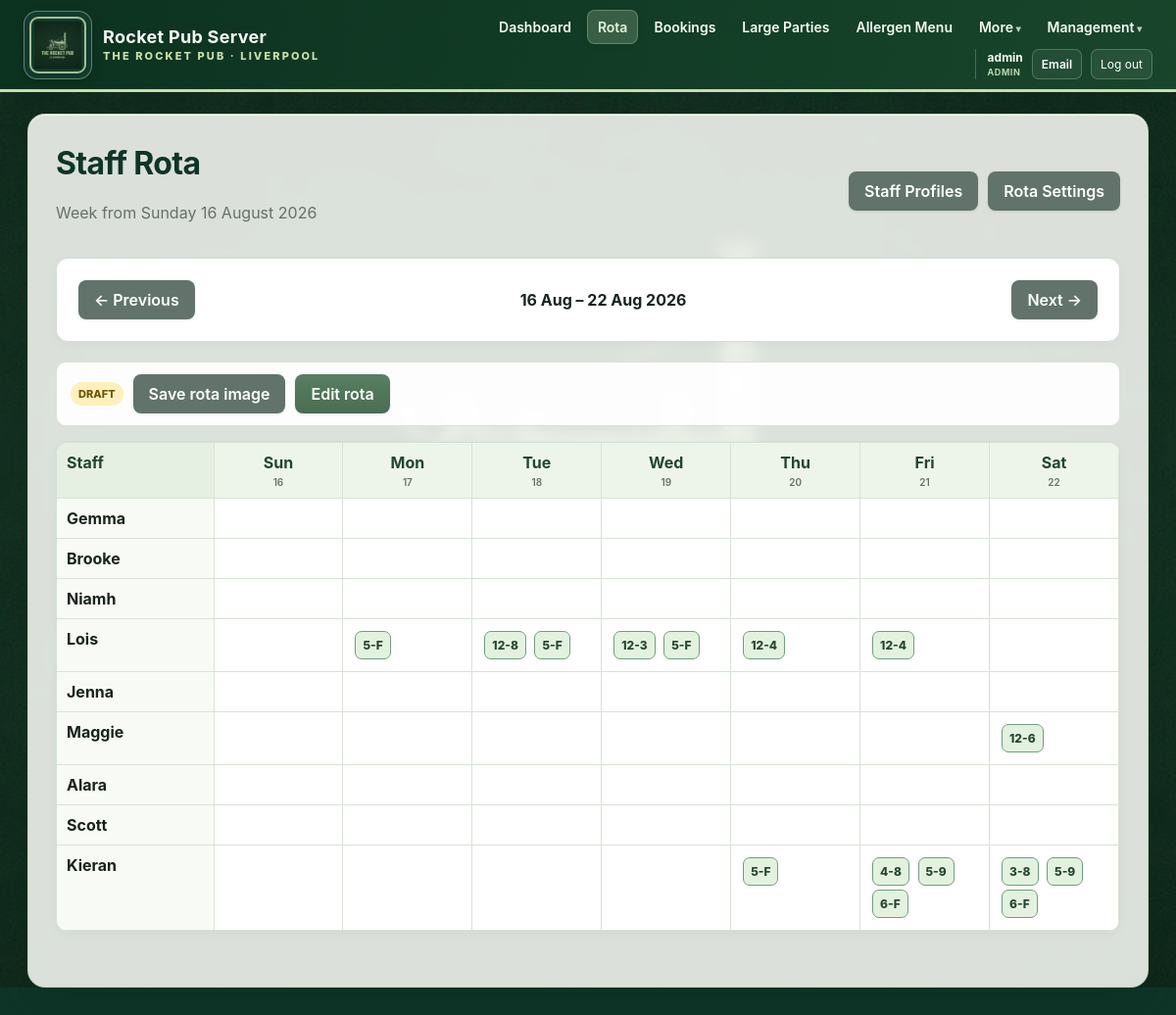
/rota (signed in), run on the app's committed database.
### app/models.py (models this page shows, shortened)
class AppUser(db.Model):
    id = db.Column(db.Integer, primary_key=True)
    username = db.Column(
        db.String(80),
        nullable=False,
        unique=True,
        index=True,
    )
    password_hash = db.Column(db.String(255), nullable=False)
    role = db.Column(
        db.String(20),
        nullable=False,
        default="staff",
        index=True,
    )
    must_change_password = db.Column(
        db.Boolean,
        nullable=False,
        default=True,
    )
    email = db.Column(db.String(255), unique=True, index=True)
    pending_email = db.Column(db.String(255))
    email_verified = db.Column(db.Boolean, nullable=False, default=False)
    email_verification_code_hash = db.Column(db.String(255))
    email_verification_expires_at = db.Column(db.DateTime)
    password_reset_code_hash = db.Column(db.String(255))
    password_reset_expires_at = db.Column(db.DateTime)
    active = db.Column(db.Boolean, nullable=False, default=True)
    created_at = db.Column(db.DateTime, default=datetime.utcnow)
    last_login_at = db.Column(db.DateTime)
    @property
    def is_manager(self):
        return self.role in {"manager", "admin"}

class RotaWeek(db.Model):
    id = db.Column(db.Integer, primary_key=True)
    week_start = db.Column(db.Date, nullable=False, unique=True, index=True)
    status = db.Column(db.String(20), nullable=False, default="draft", index=True)
    notes = db.Column(db.String(500))
    created_by_user_id = db.Column(db.Integer, db.ForeignKey("app_user.id"))
    published_by_user_id = db.Column(db.Integer, db.ForeignKey("app_user.id"))
    created_at = db.Column(db.DateTime, default=datetime.utcnow)
    updated_at = db.Column(
        db.DateTime,
        default=datetime.utcnow,
        onupdate=datetime.utcnow,
    )
    published_at = db.Column(db.DateTime)
    created_by = db.relationship("AppUser", foreign_keys=[created_by_user_id])
    published_by = db.relationship("AppUser", foreign_keys=[published_by_user_id])
    shifts = db.relationship(
        "RotaShift",
        back_populates="rota_week",
        cascade="all, delete-orphan",
    )

class StaffProfile(db.Model):
    id = db.Column(db.Integer, primary_key=True)
    user_id = db.Column(
        db.Integer,
        db.ForeignKey("app_user.id"),
        unique=True,
        index=True,
    )
    display_name = db.Column(db.String(100), nullable=False, unique=True, index=True)
    work_role = db.Column(
        db.String(30),
        nullable=False,
        default="front_of_house",
        index=True,
    )
    employment_type = db.Column(
        db.String(20),
        nullable=False,
        default="regular",
    )
    target_hours = db.Column(db.Float, nullable=False, default=0)
    max_hours = db.Column(db.Float, nullable=False, default=40)
    rota_notes = db.Column(db.String(300))
    sort_order = db.Column(db.Integer, nullable=False, default=100)
    preferred_shifts = db.Column(db.String(250))
    active = db.Column(db.Boolean, nullable=False, default=True)
    created_at = db.Column(db.DateTime, default=datetime.utcnow)
    user = db.relationship("AppUser")
    availability_rules = db.relationship(
        "StaffAvailabilityRule",
        back_populates="staff",
        cascade="all, delete-orphan",
    )
    diary_entries = db.relationship(
        "StaffDiaryEntry",
        back_populates="staff",
        cascade="all, delete-orphan",
    )
    shifts = db.relationship(
        "RotaShift",
        back_populates="staff",
        cascade="all, delete-orphan",
    )

class RotaShift(db.Model):
    id = db.Column(db.Integer, primary_key=True)
    rota_week_id = db.Column(
        db.Integer,
        db.ForeignKey("rota_week.id"),
        nullable=False,
        index=True,
    )
    staff_id = db.Column(
        db.Integer,
        db.ForeignKey("staff_profile.id"),
        nullable=False,
        index=True,
    )
    shift_date = db.Column(db.Date, nullable=False, index=True)
    start_time = db.Column(db.Time, nullable=False)
    end_time = db.Column(db.Time)
    end_is_finish = db.Column(db.Boolean, nullable=False, default=False)
    shift_role = db.Column(
        db.String(30),
        nullable=False,
        default="front_of_house",
    )
    note = db.Column(db.String(250))
    auto_suggested = db.Column(db.Boolean, nullable=False, default=False)
    created_at = db.Column(db.DateTime, default=datetime.utcnow)
    rota_week = db.relationship("RotaWeek", back_populates="shifts")
    staff = db.relationship("StaffProfile", back_populates="shifts")

### app/routes.py (the view, shortened to what this page needs)
@main.route("/rota")
def rota_home():
    selected_text = request.args.get("week")
    if selected_text:
        try:
            selected = datetime.strptime(selected_text, "%Y-%m-%d").date()
        except ValueError:
            selected = date.today()
    else:
        selected = date.today()
    week_start = sunday_for_date(selected)
    week = db.session.scalar(
        db.select(RotaWeek).where(
            RotaWeek.week_start == week_start
        )
    )
    if week and week.status == "draft" and not current_user().is_manager:
        week = None
    previous_start = week_start - timedelta(days=7)
    next_start = week_start + timedelta(days=7)
    my_profile = current_staff_profile()
    my_shifts = []
    profiles = days = shift_map = None
    if week:
        profiles, days, shift_map = rota_context(week)
    swaps = []
    return render_template(
        "rota.html",
        week=week,
        week_start=week_start,
        previous_start=previous_start,
        next_start=next_start,
        profiles=profiles or [],
        days=days or [week_start + timedelta(days=i) for i in range(7)],
        shift_map=shift_map or {},
        my_profile=my_profile,
        my_shifts=my_shifts,
        swaps=swaps,
        shift_label=shift_label,
    )

### app/routes.py (called while the page is built)
def current_user():
    return getattr(g, "current_user", None)

@main.app_context_processor
def inject_current_user():
    return {
        "current_user": current_user(),
    }

def sunday_for_date(value):
    days_since_sunday = (value.weekday() + 1) % 7
    return value - timedelta(days=days_since_sunday)

def current_staff_profile():
    user = current_user()
    if not user:
        return None
    return db.session.scalar(
        db.select(StaffProfile).where(
            StaffProfile.user_id == user.id
        )
    )

def time_label(value):
    if value is None:
        return ""
    hour = value.hour
    minute = value.minute
    suffix = ""
    display_hour = hour
    if hour == 0:
        display_hour = 12
    elif hour > 12:
        display_hour = hour - 12
    return (
        str(display_hour)
        if minute == 0
        else f"{display_hour}:{minute:02d}"
    )

def shift_label(shift):
    end = "F" if shift.end_is_finish else time_label(shift.end_time)
    return f"{time_label(shift.start_time)}-{end}"

def rota_context(week):
    profiles = db.session.scalars(
        db.select(StaffProfile)
        .where(StaffProfile.active.is_(True))
        .order_by(StaffProfile.sort_order, StaffProfile.display_name)
    ).all()
    days = [week.week_start + timedelta(days=i) for i in range(7)]
    shift_map = {
        (profile.id, day): []
        for profile in profiles
        for day in days
    }
    for shift in week.shifts:
        if (shift.staff_id, shift.shift_date) in shift_map:
            shift_map[(shift.staff_id, shift.shift_date)].append(shift)
    return profiles, days, shift_map

### app/templates/rota.html (shortened to what this page needs)
{% extends "base.html" %}
{% block content %}
<div class="page-heading">
    <div>
        <h1>Staff Rota</h1>
        <p>Week from Sunday {{ week_start.strftime("%d %B %Y") }}</p>
    </div>
    {% if current_user.is_manager %}
    <div class="heading-actions">
        <a class="button secondary" href="{{ url_for('main.rota_profiles') }}">Staff Profiles</a>
        <a class="button secondary" href="{{ url_for('main.rota_settings') }}">Rota Settings</a>
    </div>
    {% endif %}
</div>
<div class="week-switcher card">
    <a class="button secondary"
       href="{{ url_for('main.rota_home', week=previous_start.isoformat()) }}">← Previous</a>
    <strong>{{ week_start.strftime("%d %b") }} – {{ days[-1].strftime("%d %b %Y") }}</strong>
    <a class="button secondary"
       href="{{ url_for('main.rota_home', week=next_start.isoformat()) }}">Next →</a>
</div>
{% if not week %}
    <div class="card empty-rota">
        <h2>No issued rota for this week</h2>
        {% if current_user.is_manager %}
            <p>Create it as a draft, build the shifts, then issue it when ready.</p>
            <form method="post" action="{{ url_for('main.rota_create') }}">
                <input type="hidden" name="week_start" value="{{ week_start.isoformat() }}">
                <button class="button" type="submit">Create draft rota</button>
            </form>
        {% else %}
            <p>The rota has not been issued yet.</p>
        {% endif %}
    </div>
{% else %}
    <div class="rota-status-strip">
        <span class="rota-status rota-status-{{ week.status }}">{{ week.status|title }}</span>
        <a class="button secondary"
           href="{{ url_for('main.rota_image', rota_id=week.id) }}">
            Save rota image
        </a>
        {% if current_user.is_manager %}
            <a class="button" href="{{ url_for('main.rota_edit', rota_id=week.id) }}">
                Edit rota
            </a>
        {% endif %}
    </div>
    <div class="card rota-table-card">
        <div class="rota-scroll">
            <table class="rota-table">
                <thead>
                    <tr>
                        <th>Staff</th>
                        {% for day in days %}
                            <th>
                                {{ day.strftime("%a") }}
                                <small>{{ day.strftime("%d") }}</small>
                            </th>
                        {% endfor %}
                    </tr>
                </thead>
                <tbody>
                    {% for profile in profiles %}
                    <tr>
                        <th>
                            {{ profile.display_name }}
                        </th>
                        {% for day in days %}
                        <td>
                            {% for shift in shift_map.get((profile.id, day), []) %}
                                <span class="rota-shift-chip
                                    {% if shift.auto_suggested %}suggested{% endif %}">
                                    {{ shift_label(shift) }}
                                </span>
                            {% endfor %}
                        </td>
                        {% endfor %}
                    </tr>
                    {% endfor %}
                </tbody>
            </table>
        </div>
    </div>
{% endif %}
{% endblock %}

### app/templates/base.html (shortened to what this page needs)
<!doctype html>
<html lang="en">
<head>
    <link rel="stylesheet"
          href="{{ url_for('static', filename='css/style.css') }}">
</head>
<body>
<header class="topbar">
    <a class="brand"
       href="{{ url_for('main.dashboard') }}"
       aria-label="Rocket Pub Server dashboard">
        <span class="brand-logo-frame">
            <img src="{{ url_for('static', filename='images/rocket-pub-header-logo.png') }}"
                 alt="The Rocket Pub Liverpool logo">
        </span>
        <span class="brand-copy">
            <strong>Rocket Pub Server</strong>
            <small>The Rocket Pub · Liverpool</small>
        </span>
    </a>
    {% if current_user %}
    <nav class="main-nav">
        <a class="{% if request.endpoint == 'main.dashboard' %}active{% endif %}"
           href="{{ url_for('main.dashboard') }}">Dashboard</a>
        <a class="{% if request.endpoint and request.endpoint.startswith('main.rota') %}active{% endif %}"
           href="{{ url_for('main.rota_home') }}">Rota</a>
        <a class="{% if request.endpoint in ['main.bookings', 'main.new_booking', 'main.edit_booking'] %}active{% endif %}"
           href="{{ url_for('main.bookings') }}">Bookings</a>
        <a class="{% if request.endpoint in ['main.large_parties', 'main.new_large_party', 'main.edit_large_party'] %}active{% endif %}"
           href="{{ url_for('main.large_parties') }}">Large Parties</a>
        <a class="{% if request.endpoint in ['main.allergen_menu', 'main.allergen_new', 'main.allergen_edit'] %}active{% endif %}"
           href="{{ url_for('main.allergen_menu') }}">Allergen Menu</a>
        <details class="nav-menu">
            <summary>More</summary>
        </details>
        {% if current_user.is_manager %}
            <details class="nav-menu management-menu">
                <summary>Management</summary>
            </details>
        {% endif %}
        <div class="account-menu">
            <span>
                {{ current_user.username }}
                <small>{{ current_user.role|title }}</small>
            </span>
            <a class="topbar-account-link"
               href="{{ url_for('main.email_setup') }}">
                Email
            </a>
            <form method="post" action="{{ url_for('main.logout') }}">
                <button type="submit" class="topbar-logout">Log out</button>
            </form>
        </div>
    </nav>
    {% endif %}
</header>
<main class="container">
    {% block content %}{% endblock %}
</main>
</body>
</html>

### data on the page
AppUser: username "admin", role "ADMIN"
RotaWeek: strftime "16 August 2026", status "DRAFT"
StaffProfile: display_name "Gemma"
StaffProfile: display_name "Brooke"
StaffProfile: display_name "Niamh"
StaffProfile: display_name "Lois"
RotaShift: end_is_finish+start_time "5-F"
RotaShift: end_is_finish+end_time+start_time "12-8"
RotaShift: end_is_finish+start_time "5-F"
RotaShift: end_is_finish+end_time+start_time "12-3"
RotaShift: end_is_finish+start_time "5-F"
RotaShift: end_is_finish+end_time+start_time "12-4"
RotaShift: end_is_finish+end_time+start_time "12-4"
StaffProfile: display_name "Jenna"
StaffProfile: display_name "Maggie"
RotaShift: end_is_finish+end_time+start_time "12-6"
StaffProfile: display_name "Alara"
StaffProfile: display_name "Scott"
StaffProfile: display_name "Kieran"
RotaShift: end_is_finish+start_time "5-F"
RotaShift: end_is_finish+end_time+start_time "4-8"
RotaShift: end_is_finish+end_time+start_time "5-9"
RotaShift: end_is_finish+start_time "6-F"
RotaShift: end_is_finish+end_time+start_time "3-8"
RotaShift: end_is_finish+end_time+start_time "5-9"
RotaShift: end_is_finish+start_time "6-F"

### other printed values
{{ week_start.strftime("%d %b") }} "16 Aug"
{{ days[-1].strftime("%d %b %Y") }} "22 Aug 2026"
{{ day.strftime("%a") }} "Sun" "Mon" "Tue" "Wed" "Thu" "Fri" "Sat"
{{ day.strftime("%d") }} "16" "17" "18" "19" "20" "21" "22"
